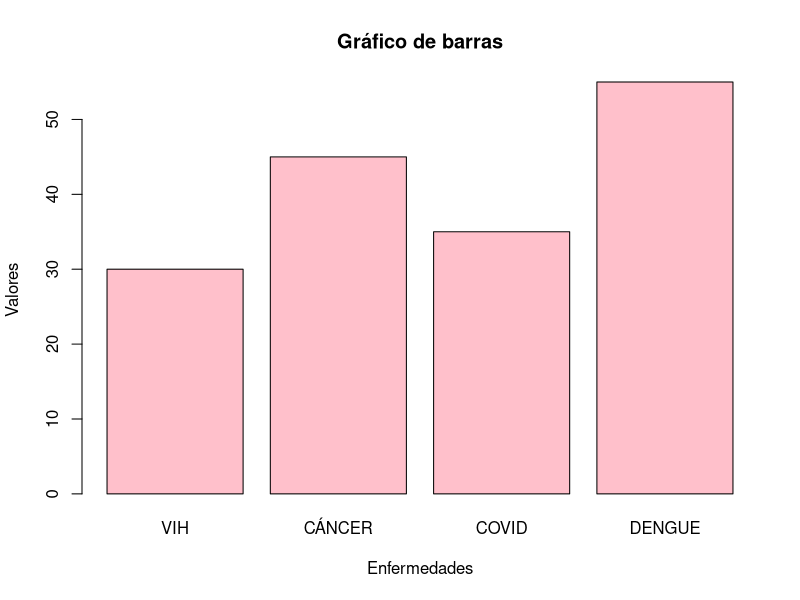

Source code (R):
## ---- chunk 1
#CREANDO DATOS
Enfermedades<-c("VIH","CÁNCER","COVID","DENGUE")
Valores<-c(30,45,35,55)
## ---- chunk 2
#GENERANDO GRÁFICO DE BARRAS

barplot(Valores,names.arg = Enfermedades,col = "pink",main = "Gráfico de barras",
        xlab = "Enfermedades",ylab = "Valores",border = "black")
